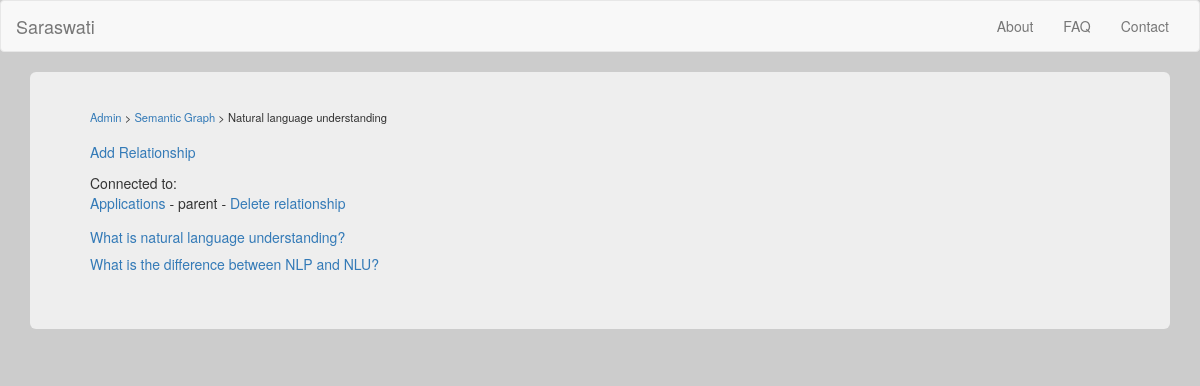
/node?id=105, run on the app's committed database.
### db.py (models this page shows, shortened)
class semantic_graph_node(db.Model):
	id = db.Column('node_id', db.Integer, primary_key = True)
	title = db.Column(db.String(255))

class semantic_graph_relationship(db.Model):
	id = db.Column('relationship_id', db.Integer, primary_key = True)
	node_id_1 = db.Column(db.Integer)
	node_id_2 = db.Column(db.Integer)
	relationship_1_to_2 = db.Column(db.String(255))
	relationship_2_to_1 = db.Column(db.String(255))

class training_chat(db.Model):
	id = db.Column('message_id', db.Integer, primary_key = True)
	chat_id = db.Column(db.Integer)
	party = db.Column(db.SmallInteger)
	text = db.Column(db.Text)
	node_id = db.Column(db.Integer)

### modules/admin.py (the view, shortened to what this page needs)
@admin.route('/node')
def view_node():
	nodeID = request.args['id']
	thisNode = semantic_graph_node.query.filter_by(id=nodeID).first()
	if not thisNode:
		return render_template("error.html", error_message = "Database error")
	else:
		nodeName = thisNode.title
	if "del" in request.args:
		semantic_graph_relationship.query.filter_by(id=request.args["del"]).delete()
		db.session.commit()
	nodeList = []
	queryList = semantic_graph_relationship.query.filter_by(node_id_1 = nodeID)
	queryList2 = semantic_graph_relationship.query.filter_by(node_id_2 = nodeID)
	for result in queryList2:
		newItem = type('tmp', (object,), {}) #Hacky way to make newItem a generic object
		newItem.relationship_id = result.id
		newItem.relationship = result.relationship_1_to_2 #Show the relationship of node1 to node2
		newItem.other_node_id = result.node_id_1
		titleQuery = semantic_graph_node.query.filter_by(id = result.node_id_1).first()
		newItem.nodeTitle = titleQuery.title
		nodeList.append(newItem)
	results = training_chat.query.order_by(training_chat.chat_id).filter_by(node_id = nodeID)
	chats = clean_training_chats(results)
	return render_template("node.html", nodes = nodeList, node_id = nodeID, node_name = nodeName, chats = chats)

### helpers.py (called while the page is built)
def clean_training_chats(inputList):
	chats = []
	for result in inputList:
		addResult = True
		for chat in chats:
			if chat.chat_id == result.chat_id:
				addResult = False
				break
		if addResult:
			chats.append(result)
	return chats

### templates/node.html
{% extends "base.html" %}
{% block content %}
  <div class="container">
    <div class="jumbotron">
		<div class="navigation_header">
			<a href="admin">Admin</a> &gt; <a href="graph">Semantic Graph</a> &gt; {{ node_name }}
		</div>
		<a href="add_relationship?id={{ node_id }}">Add Relationship</a>
		<div style="height: 0.8em;"></div>
		{% if not nodes %}
			No connections found
		{% else %}
			Connected to:<br />
			{% for node in nodes %}
				<a href="node?id={{ node.other_node_id }}">{{ node.nodeTitle }}</a> - {{node.relationship}} - <a href="node?id={{ node_id }}&del={{ node.relationship_id }}" onclick="return confirm('Are you sure?');">Delete relationship</a><br />
			{% endfor %}
		{% endif %}
		<div style="height: 1em;"></div>
		{% for chat in chats %}
			<a href="training_chat?id={{ chat.chat_id }}">{{ chat.text }}</a>
			<div style="height: 0.5em;"></div>
		{% endfor %}
	</div>
  </div>
{% endblock %}

### static/styles.css (style rules this page uses)
body { background-color: #CCC; }
.navigation_header { margin-top: -1em; font-size: 0.8em; margin-bottom: 1.5em; }

### data on the page
semantic_graph_node: title "Natural language understanding"
semantic_graph_node: nodeTitle "Applications"
semantic_graph_relationship: relationship "parent"
training_chat: text "What is natural language understanding?"
training_chat: text "What is the difference between NLP and NLU?"
